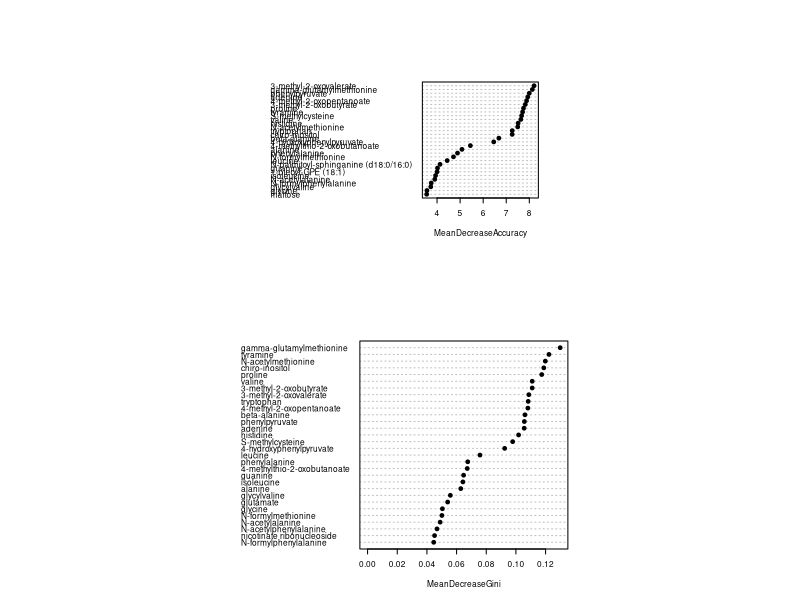

Source code (R): (Note: this script raises an error after producing the figure.)
setwd(dir = "~/PATH TO BMD_TURKEY")
#load data and normalize it
library(randomForest)
library(dplyr)
library(openxlsx)

#load data and normalize it
data <- read.csv("data/metabolome_cc.csv");
data2 <- data[,c(-1,-3:-9)]
metabolome_key <- data[,c(2,3,1,4,6,8)]
data2_t <- t(data2[,-1])
column_names <- (data2[,1])
colnames(data2_t) <- column_names
turkey_info <- read.table("data/BMD_design_cc.txt", header = TRUE)
turkey_info <- filter(turkey_info, location =="cc")
str(turkey_info)
turkey_info <- droplevels(turkey_info)
turkey_info <- turkey_info[match(row.names(data2_t), turkey_info$turkey),]

data2_t <- merge(turkey_info, data2_t, by.x = "turkey", by.y = 0)
data <- data2_t
str(data)
days <- unique(turkey_info$day)
trts <- c("sub", "ther")
#d<-7
#t<-"sub"
rm(rf_summary)
for(d in days){
  print(d)
  day_ctrl <- filter(data, day==d) %>%
    filter(trt=="ctrl")
  for(t in trts){
    day_trt <- filter(data, day==d) %>%
      filter(trt==t)
    data_comp <- rbind(day_ctrl, day_trt)
    data_comp1 <- data_comp[,c(-1:-3, -5:-9)]
    data_comp1$group <- factor(data_comp1$group)
    row.names(data_comp1) <- data_comp$turkey
    rf_temp <- randomForest(x = data_comp1[, 2:ncol(data_comp1)], y = data_comp1[, 1], importance=TRUE, proximity=TRUE, ntree=5000)
    
    png(paste0("output/d", d, t, "_metabolome_rf.png"), height=1800, width=1800, res = 300)
    par(mfrow=c(2,1))
    par(pty="s")
    varImpPlot(rf_temp, type=1, pch=19, col=1, cex=.5, main="")
    varImpPlot(rf_temp, type=2, pch=19, col=1, cex=.5, main="")
    dev.off()
    
    fo <- file(paste0("output/d", d, t, "_metabolome_rf.txt"), "w")
    imp <- as.data.frame(importance(rf_temp))
    write.table(imp, fo, sep="\t")
    flush(fo)
    close(fo)
    
    colnames(imp)[1:2] <- c("ctrl", "trt")
    imp$biochemical <- row.names(imp)
    imp$comparison <- t
    imp$day <- d
    imp <- arrange(imp, desc(MeanDecreaseAccuracy))
    imp_filtered <- filter(imp, MeanDecreaseAccuracy > 6)

    if(!exists("rf_summary")){
      rf_summary <- imp_filtered
    } else {
      rf_summary <- rbind(rf_summary, imp_filtered)
    }
  }
}

str(rf_summary$biochemical)

molecules <- read.xlsx("data/molecules_key.xlsx")
str(molecules)
rf_summary_key <- merge(molecules, rf_summary, by.x = "BIOCHEMICAL", by.y = "biochemical")
rf_summary_key$SUPER.PATHWAY <- factor(rf_summary_key$SUPER.PATHWAY)
rf_summary_key$BIOCHEMICAL <- factor(rf_summary_key$BIOCHEMICAL, levels = rf_summary_key$BIOCHEMICAL[order((rf_summary_key$day))], ordered = TRUE)
str(rf_summary_key)

#ggplot(complete(rf_summary_key, BIOCHEMICAL, comparison, day), aes(x = reorder(BIOCHEMICAL, -(day)), y = MeanDecreaseAccuracy, fill = comparison)) +
my_colors <- c(
  '#1f78b4', '#33a02c','#fb9a99','#e31a1c',
  '#fdbf6f','#ff7f00','#cab2d6','#6a3d9a','#ffff99','#b15928', 
  "#CBD588", "#5F7FC7", "orange","#DA5724", "#508578", "#CD9BCD",
  "#AD6F3B", "#673770","#D14285", "#652926", "#C84248", 
  "#8569D5", "#5E738F","#D1A33D", "#8A7C64", "#599861", "black"
)

ggplot(complete(rf_summary_key, BIOCHEMICAL, comparison, day), aes(x = BIOCHEMICAL, y = MeanDecreaseAccuracy, fill = comparison)) +
  facet_grid(.~day) +
  geom_bar(stat = "identity", position = "dodge") +
  scale_fill_manual(values = my_colors) +
  # Remove x axis title
  #theme(axis.title.x = element_blank()) +
  theme(axis.title.y = element_blank()) +
  ylim(c(0,11)) +
  guides(fill = guide_legend(reverse = F, keywidth = .5, keyheight = .5, ncol = 1)) +
  theme(legend.text=element_text(size=8)) +
  #theme(legend.position="bottom") +
  theme(axis.text.x = element_text(angle = 90, hjust = 1, vjust = 0.5, size = 10)) +
  coord_flip()

ggsave("output/rf_summary.png", height = 7, width = 6)

